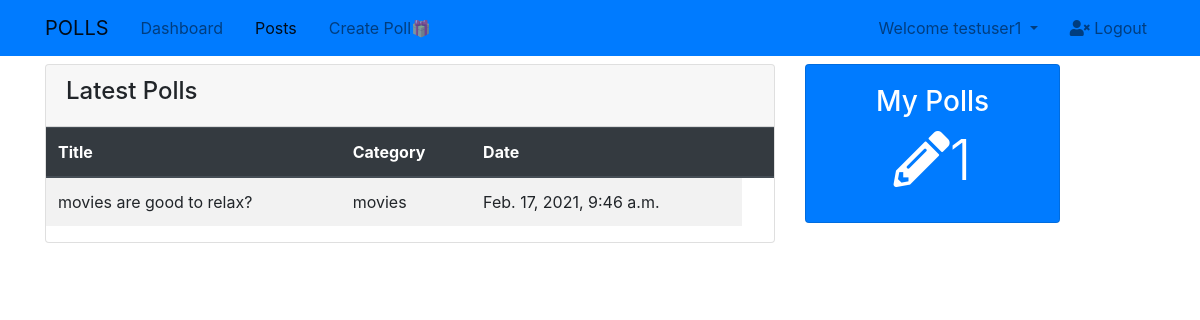
The page /profile/dashboard/ (signed in) on the database its author committed.
### polls/models.py (models this page shows, shortened)
class Post(models.Model):
    content=models.TextField()
    created=models.DateTimeField(auto_now_add=True)
    like=models.ManyToManyField(User,related_name='poll_like',blank=True)
    dislike=models.ManyToManyField(User,related_name='poll_dislike',blank=True)
    catagory=models.CharField(max_length=20,null=True,choices=CATAGORIES)
    author=models.ForeignKey(Profile,on_delete=models.CASCADE,related_name="posts")

### profiles/views.py (the view)
# urls.py: path('profile/dashboard/',dashboardView,name="dashboard"),
@login_required
def dashboardView(request):
    posts=Post.objects.filter(author=request.user.profile)
    context={"posts":posts}
    return render(request,'profiles/dashboard.html',context)

### profiles/templates/profiles/dashboard.html
{% extends 'polls/main.html'%}
 {% block content%}
<section id="posts">
    <div class="container">
      <div class="row">
        <div class="col-md-8 mt-2">
          <div class="card">
            <div class="card-header">
              <h4>Latest Polls</h4>
            </div>
            <table class="table table-striped">
              <thead class="thead-dark">
                <tr>
                  <th>Title</th>
                  <th>Category</th>
                  <th>Date</th>
                  <th></th>
                </tr>
              </thead>
               <tbody>
             {% for i in posts%}
              <tr>
                <td>{{i.content}}</td>
                <td>{{i.catagory}}</td>
                <td>{{i.created}}</td>
              </tr>
              {% endfor %}
            </tbody>
            </table>
          </div>
        </div>
        <div class="col-md-3 mt-2">
          <div class="card text-center bg-primary text-white mb-3">
            <div class="card-body">
              <h3>My Polls</h3>
              <h4 class="display-4">
                <i class="fas fa-pencil-alt"></i>{{posts.count}}
              </h4>
            </div>
          </div>
        </div>
      </div>
    </div>
  </section>
{% endblock%}

### polls/templates/polls/navbar.html (shortened to what this page needs)
<nav class="navbar navbar-expand-lg navbar-light bg-primary p-2">
  <div class="container">
    <a href="{% url 'home' %}" class="navbar-brand">POLLS</a>
    <div class="collapse navbar-collapse" id="navbarCollapse">
      <ul class="navbar-nav">
        <li class="nav-item px-2">
          <a href="{% url 'dashboard' %}" class="nav-link ">Dashboard</a>
        </li>
        <li class="nav-item px-2">
          <a href="{% url 'home' %}" class="nav-link active">Posts</a>
        </li>
        <li class="nav-item px-2">
          <a href="{% url 'create-newpost'%}" class="nav-link">Create Poll🎁</a>
        </li>
      </ul>
      <ul class="navbar-nav ml-auto">
        <li class="nav-item dropdown mr-3">
          <a href="#" class="nav-link dropdown-toggle" data-toggle="dropdown">
           Welcome {{user}}
          </a>
        </li>
        <li class="nav-item">
          <a href="{% url 'account_logout' %}" class="nav-link">
            <i class="fas fa-user-times"></i> Logout
          </a>
        </li>
      </ul>
    </div>
  </div>
</nav>

### polls/templates/polls/main.html (style rules this page uses)
body { overflow-x: hidden; }

### rows shown on the page
Post: content "movies are good to relax?", catagory "movies", created "Feb. 17, 2021, 9:46 a.m."

### other values the page prints
{{ user }} "testuser1"
{{ posts.count }} "1"
